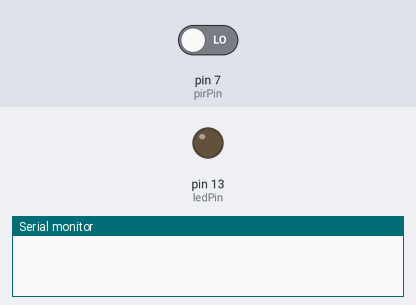
Bench run of a sketch on a simulated Arduino Uno, built with avr-gcc and run on an emulated ATmega328P. On the bench: output pins drawn as LEDs (lit = HIGH), the last lines printed to the serial monitor. Inputs (shaded band) come from the test bench; at power-on: pin 7 (pirPin) LOW.

Above: at 1.2 s.
1.3 s: pin 7 (pirPin) driven HIGH
At 1.9 s:
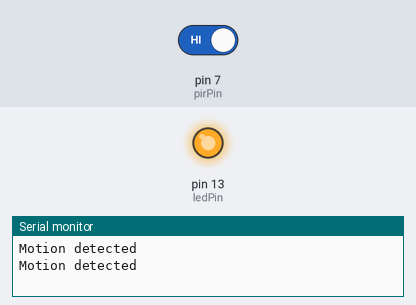
2.8 s: pin 7 (pirPin) driven LOW
At 4.2 s:
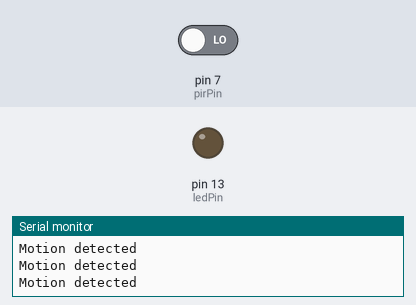
Timing chart, 0 to 5.8 s (numbered marks = the images above; inputs shaded):
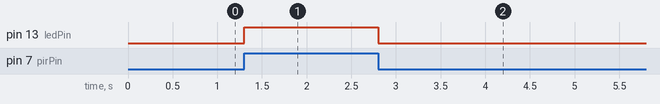

Measured:
- after the input at 1.3 s, pin 13 (ledPin): LOW → HIGH at once
- after the input at 2.8 s, pin 13 (ledPin): HIGH → LOW at once

The sketch:

pir-alarm.ino
```cpp
// Module 5 — Surveillance Kit: PIR motion sensor.
// HC-SR501: power to 5V and GND, output to pin 7.
// Onboard LED on pin 13 lights when motion is detected.
const int pirPin = 7;
const int ledPin = 13;

void setup() {
  pinMode(pirPin, INPUT);
  pinMode(ledPin, OUTPUT);
  Serial.begin(9600);
}

void loop() {
  int motion = digitalRead(pirPin);
  digitalWrite(ledPin, motion);
  if (motion == HIGH) {
    Serial.println("Motion detected");
    delay(500);
  }
}
```
